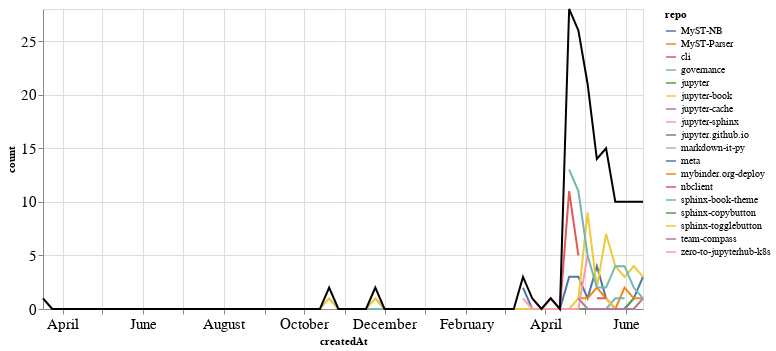

Notebook source saved alongside this figure:
### Markdown cell above
## PRs

### Code cell
prs_time = prs.groupby('repo').resample('W', on='createdAt').count()['author'].reset_index()
prs_time = prs_time.rename(columns={'author': 'count'})
prs_time_total = prs_time.groupby('createdAt').agg({"count": "sum"}).reset_index()

ch1 = alt.Chart(prs_time, width=600).mark_line().encode(
    x='createdAt',
    y='count',
    color='repo',
    tooltip="repo"
)

ch2 = alt.Chart(prs_time_total, width=600).mark_line(color="black").encode(
    x='createdAt',
    y='count',
)

ch1 + ch2

### Figure 1 — Vega-Lite specification as saved in the notebook (floating-point values rounded to 4 significant figures; data arrays with more than 128 entries replaced by an {"elided": "..."} marker saying what was removed)
{"config": {"axisLeft": {"labelFontSize": 15}, "axisBottom": {"labelFontSize": 15}}, "layer": [{"data": {"name": "data-c17c2b964b556bd1fd6dff86d77e6231"}, "mark": "line", "encoding": {"color": {"type": "nominal", "field": "repo"}, "tooltip": {"type": "nominal", "field": "repo"}, "x": {"type": "temporal", "field": "createdAt"}, "y": {"type": "quantitative", "field": "count"}}, "width": 600}, {"data": {"name": "data-adcafae2081183e5bf92d4ec514b05f7"}, "mark": {"type": "line", "color": "black"}, "encoding": {"x": {"type": "temporal", "field": "createdAt"}, "y": {"type": "quantitative", "field": "count"}}, "width": 600}], "$schema": "https://vega.github.io/schema/vega-lite/v4.8.1.json", "datasets": {"data-c17c2b964b556bd1fd6dff86d77e6231": {"elided": "195 records"}, "data-adcafae2081183e5bf92d4ec514b05f7": [{"createdAt": "2019-03-17T00:00:00", "count": 1}, {"createdAt": "2019-03-24T00:00:00", "count": 0}, {"createdAt": "2019-03-31T00:00:00", "count": 0}, {"createdAt": "2019-04-07T00:00:00", "count": 0}, {"createdAt": "2019-04-14T00:00:00", "count": 0}, {"createdAt": "2019-04-21T00:00:00", "count": 0}, {"createdAt": "2019-04-28T00:00:00", "count": 0}, {"createdAt": "2019-05-05T00:00:00", "count": 0}, {"createdAt": "2019-05-12T00:00:00", "count": 0}, {"createdAt": "2019-05-19T00:00:00", "count": 0}, {"createdAt": "2019-05-26T00:00:00", "count": 0}, {"createdAt": "2019-06-02T00:00:00", "count": 0}, {"createdAt": "2019-06-09T00:00:00", "count": 0}, {"createdAt": "2019-06-16T00:00:00", "count": 0}, {"createdAt": "2019-06-23T00:00:00", "count": 0}, {"createdAt": "2019-06-30T00:00:00", "count": 0}, {"createdAt": "2019-07-07T00:00:00", "count": 0}, {"createdAt": "2019-07-14T00:00:00", "count": 0}, {"createdAt": "2019-07-21T00:00:00", "count": 0}, {"createdAt": "2019-07-28T00:00:00", "count": 0}, {"createdAt": "2019-08-04T00:00:00", "count": 0}, {"createdAt": "2019-08-11T00:00:00", "count": 0}, {"createdAt": "2019-08-18T00:00:00", "count": 0}, {"createdAt": "2019-08-25T00:00:00", "count": 0}, {"createdAt": "2019-09-01T00:00:00", "count": 0}, {"createdAt": "2019-09-08T00:00:00", "count": 0}, {"createdAt": "2019-09-15T00:00:00", "count": 0}, {"createdAt": "2019-09-22T00:00:00", "count": 0}, {"createdAt": "2019-09-29T00:00:00", "count": 0}, {"createdAt": "2019-10-06T00:00:00", "count": 0}, {"createdAt": "2019-10-13T00:00:00", "count": 0}, {"createdAt": "2019-10-20T00:00:00", "count": 2}, {"createdAt": "2019-10-27T00:00:00", "count": 0}, {"createdAt": "2019-11-03T00:00:00", "count": 0}, {"createdAt": "2019-11-10T00:00:00", "count": 0}, {"createdAt": "2019-11-17T00:00:00", "count": 0}, {"createdAt": "2019-11-24T00:00:00", "count": 2}, {"createdAt": "2019-12-01T00:00:00", "count": 0}, {"createdAt": "2019-12-08T00:00:00", "count": 0}, {"createdAt": "2019-12-15T00:00:00", "count": 0}, {"createdAt": "2019-12-22T00:00:00", "count": 0}, {"createdAt": "2019-12-29T00:00:00", "count": 0}, {"createdAt": "2020-01-05T00:00:00", "count": 0}, {"createdAt": "2020-01-12T00:00:00", "count": 0}, {"createdAt": "2020-01-19T00:00:00", "count": 0}, {"createdAt": "2020-01-26T00:00:00", "count": 0}, {"createdAt": "2020-02-02T00:00:00", "count": 0}, {"createdAt": "2020-02-09T00:00:00", "count": 0}, {"createdAt": "2020-02-16T00:00:00", "count": 0}, {"createdAt": "2020-02-23T00:00:00", "count": 0}, {"createdAt": "2020-03-01T00:00:00", "count": 0}, {"createdAt": "2020-03-08T00:00:00", "count": 0}, {"createdAt": "2020-03-15T00:00:00", "count": 3}, {"createdAt": "2020-03-22T00:00:00", "count": 1}, {"createdAt": "2020-03-29T00:00:00", "count": 0}, {"createdAt": "2020-04-05T00:00:00", "count": 1}, {"createdAt": "2020-04-12T00:00:00", "count": 0}, {"createdAt": "2020-04-19T00:00:00", "count": 28}, {"createdAt": "2020-04-26T00:00:00", "count": 26}, {"createdAt": "2020-05-03T00:00:00", "count": 21}, {"createdAt": "2020-05-10T00:00:00", "count": 14}, {"createdAt": "2020-05-17T00:00:00", "count": 15}, {"createdAt": "2020-05-24T00:00:00", "count": 10}, {"createdAt": "2020-05-31T00:00:00", "count": 10}, {"createdAt": "2020-06-07T00:00:00", "count": 10}, {"createdAt": "2020-06-14T00:00:00", "count": 10}]}}
